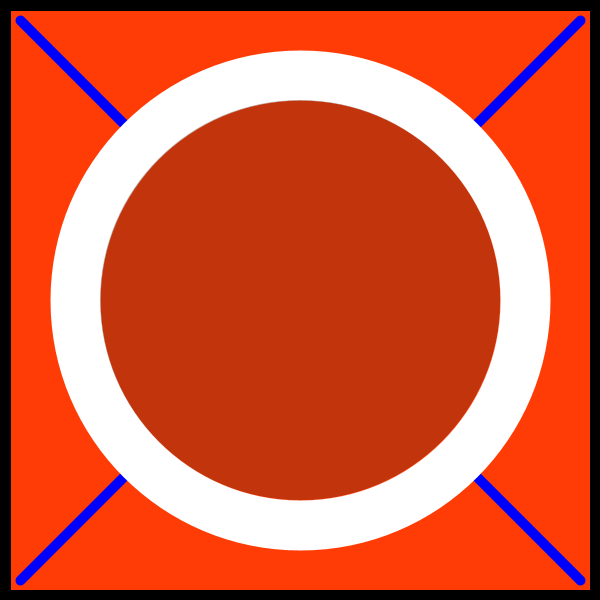
Frame 1 (no input)
Frame 60 (the mouse pressed at the canvas centre just before this capture): identical to frame 1, image omitted
Frame 120 (the mouse held since frame 60 and released just before this capture): identical to frame 1, image omitted

The Processing sketch that drew this single still picture (run headless with seeded random() and noise(); from frame 60 on, the mouse is pressed at the canvas centre):

// Processing sketch: Figuras2
// ── Figuras2.pde
void setup(){
size(600,600);
background(0,0);

//strokeWeight(50);  //Ancho
//stroke(0,0,255);  //Color Contorno
fill(255,60,5);      //Color Figura   

quad(10,10, 590,10, 590,590, 10,590); //Cuadrilatero(x1,y1,x2,y2,x3,y3)

strokeWeight(10);
stroke(0,0,255);
line(20,20,580,580); //Linea (X1,Y1,X2,Y2)
line(20,580,580,20); //Linea (X1,Y1,X2,Y2)

strokeWeight(50);
stroke(255,255);
ellipse(300,300,450,450); //Circulo(x,y,w,h)

fill(30,70);
strokeWeight(0);
stroke(220,355); 
ellipse(300,300,400,400); //Circulo(x,y,w,h)
}

void draw(){
 /*rect(0,0,50,100); //Rectangulo(x,y,w,h)
ellipse(150,150,50,40); //Elipse(x,y,w,h)
ellipse(100,100,50,50); //Circulo(x,y,w,h)
triangle(10,300,10,500,100,500); //Triangulo (x1,y1,x2,y2,x3,y3)
*/
}
